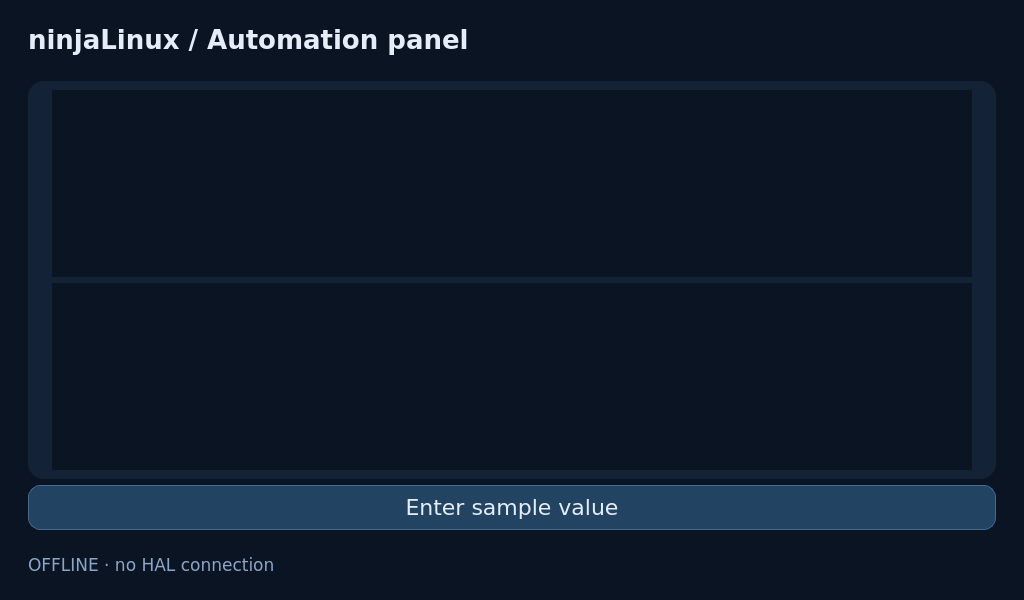
<?xml version="1.0" encoding="UTF-8"?>
<ui version="4.0">
 <class>NinjaPanel</class>
 <widget class="QWidget" name="NinjaPanel">
  <property name="geometry"><rect><x>0</x><y>0</y><width>1024</width><height>600</height></rect></property>
  <property name="windowTitle"><string>ninjaLinux UI</string></property>
  <property name="styleSheet"><string>QWidget { background: #0b1423; color: #e5edf8; font-family: DejaVu Sans; font-size: 22px; }
AxisDisplay { font-size: 64px; font-weight: bold; background: transparent; }
QFrame#readoutCard { background: #142238; border-radius: 16px; }
QLabel#titleLabel { font-size: 26px; font-weight: bold; }
QLabel#statusLabel { color: #8ba6c7; font-size: 17px; }
QPushButton { background: #234363; border: 1px solid #406b93; border-radius: 12px; padding: 8px; }
QPushButton:pressed { background: #367a99; }
QPushButton:disabled { background: #253143; color: #718096; }
QLineEdit { background: #142238; border: 1px solid #406b93; border-radius: 10px; padding: 8px; }
</string></property>
  <layout class="QVBoxLayout" name="mainLayout">
   <property name="spacing"><number>16</number></property>
   <property name="leftMargin"><number>28</number></property>
   <property name="topMargin"><number>24</number></property>
   <property name="rightMargin"><number>28</number></property>
   <property name="bottomMargin"><number>24</number></property>
   <item><layout class="QHBoxLayout" name="headerLayout">
    <item><widget class="QLabel" name="titleLabel"><property name="text"><string>ninjaLinux / Automation panel</string></property></widget></item>
    <item><widget class="StatusLed" name="readyLed"><property name="maximumSize"><size><width>48</width><height>48</height></size></property><property name="halPin" stdset="0"><string/></property><property name="toolTip"><string>Offline indicator; set halPin for optional read-only monitoring</string></property></widget></item>
   </layout></item>
   <item><widget class="QStackedWidget" name="pages">
    <property name="currentIndex"><number>0</number></property>
    <widget class="QWidget" name="readoutPage"><layout class="QVBoxLayout" name="readoutLayout">
     <property name="leftMargin"><number>0</number></property><property name="rightMargin"><number>0</number></property>
     <item><widget class="QFrame" name="readoutCard"><layout class="QVBoxLayout" name="axisLayout">
      <property name="leftMargin"><number>24</number></property><property name="rightMargin"><number>24</number></property>
      <item><widget class="AxisDisplay" name="axisA"><property name="axisLabel" stdset="0"><string>A</string></property><property name="value" stdset="0"><double>125.000000</double></property><property name="halPin" stdset="0"><string/></property></widget></item>
      <item><widget class="AxisDisplay" name="axisB"><property name="axisLabel" stdset="0"><string>B</string></property><property name="value" stdset="0"><double>42.500000</double></property><property name="halPin" stdset="0"><string/></property></widget></item>
     </layout></widget></item>
     <item><widget class="TouchButton" name="editButton"><property name="text"><string>Enter sample value</string></property></widget></item>
    </layout></widget>
    <widget class="QWidget" name="inputPage"><layout class="QVBoxLayout" name="inputLayout">
     <item><widget class="NumericPad" name="keypad"/></item>
    </layout></widget>
   </widget></item>
   <item><widget class="QLabel" name="statusLabel"><property name="text"><string>OFFLINE · no HAL connection</string></property></widget></item>
  </layout>
 </widget>
 <customwidgets>
  <customwidget><class>StatusLed</class><extends>QWidget</extends><header>ninjaui.widgets</header></customwidget>
  <customwidget><class>AxisDisplay</class><extends>QLabel</extends><header>ninjaui.widgets</header></customwidget>
  <customwidget><class>TouchButton</class><extends>QPushButton</extends><header>ninjaui.widgets</header></customwidget>
  <customwidget><class>NumericPad</class><extends>QWidget</extends><header>ninjaui.widgets</header></customwidget>
 </customwidgets>
 <resources/>
 <connections/>
</ui>
